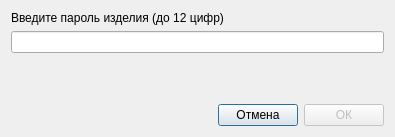
<?xml version="1.0" encoding="UTF-8"?>
<ui version="4.0">
 <class>dialog</class>
 <widget class="QDialog" name="dialog">
  <property name="geometry">
   <rect>
    <x>0</x>
    <y>0</y>
    <width>395</width>
    <height>137</height>
   </rect>
  </property>
  <property name="windowTitle">
   <string>Пароль устройства</string>
  </property>
  <layout class="QVBoxLayout" name="verticalLayout">
   <item>
    <widget class="QLabel" name="passwdLabel">
     <property name="text">
      <string>Введите пароль изделия (до 12 цифр)</string>
     </property>
    </widget>
   </item>
   <item>
    <widget class="QLineEdit" name="passwdLineEdit">
     <property name="maxLength">
      <number>12</number>
     </property>
     <property name="echoMode">
      <enum>QLineEdit::Password</enum>
     </property>
    </widget>
   </item>
   <item>
    <spacer name="verticalSpacer">
     <property name="orientation">
      <enum>Qt::Vertical</enum>
     </property>
     <property name="sizeHint" stdset="0">
      <size>
       <width>20</width>
       <height>0</height>
      </size>
     </property>
    </spacer>
   </item>
   <item>
    <layout class="QHBoxLayout" name="horizontalLayout">
     <item>
      <spacer name="horizontalSpacer">
       <property name="orientation">
        <enum>Qt::Horizontal</enum>
       </property>
       <property name="sizeHint" stdset="0">
        <size>
         <width>40</width>
         <height>20</height>
        </size>
       </property>
      </spacer>
     </item>
     <item>
      <widget class="QPushButton" name="cancelPushButton">
       <property name="text">
        <string>Отмена</string>
       </property>
      </widget>
     </item>
     <item>
      <widget class="QPushButton" name="okPushButton">
       <property name="enabled">
        <bool>false</bool>
       </property>
       <property name="text">
        <string>ОК</string>
       </property>
      </widget>
     </item>
    </layout>
   </item>
  </layout>
 </widget>
 <resources/>
 <connections>
  <connection>
   <sender>okPushButton</sender>
   <signal>clicked()</signal>
   <receiver>dialog</receiver>
   <slot>accept()</slot>
   <hints>
    <hint type="sourcelabel">
     <x>256</x>
     <y>116</y>
    </hint>
    <hint type="destinationlabel">
     <x>157</x>
     <y>86</y>
    </hint>
   </hints>
  </connection>
  <connection>
   <sender>cancelPushButton</sender>
   <signal>clicked()</signal>
   <receiver>dialog</receiver>
   <slot>reject()</slot>
   <hints>
    <hint type="sourcelabel">
     <x>160</x>
     <y>116</y>
    </hint>
    <hint type="destinationlabel">
     <x>157</x>
     <y>86</y>
    </hint>
   </hints>
  </connection>
 </connections>
</ui>
